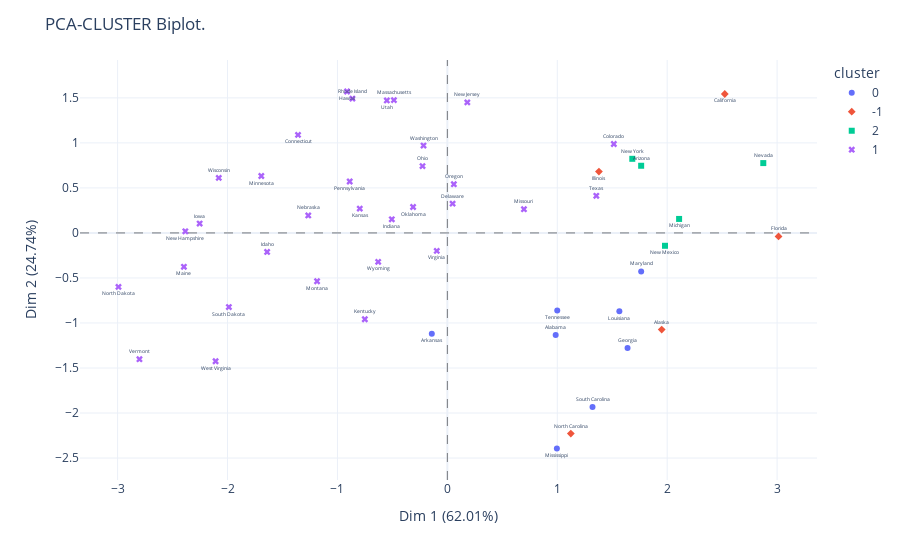

Write notebook code for a chart like this one.
### Code cell
# Plot con 2 clusters.
cluster_biplot(pca, df_usarrests, clustering.labels_, size_text=5)

### Figure 1 — Plotly figure (JSON) as saved in the notebook; plotly's stock layout.template omitted (floating-point values rounded to 4 significant figures)
{"data": [{"hovertemplate": "<b>%{hovertext}</b><br><br>cluster=0<br>x=%{x}<br>y=%{y}<br>Indice=%{text}<extra></extra>", "hovertext": ["Alabama", "Arkansas", "Georgia", "Louisiana", "Maryland", "Mississippi", "South Carolina", "Tennessee"], "legendgroup": "0", "marker": {"color": "#636efa", "symbol": "circle"}, "mode": "markers+text", "name": "0", "orientation": "v", "showlegend": true, "text": ["Alabama", "Arkansas", "Georgia", "Louisiana", "Maryland", "Mississippi", "South Carolina", "Tennessee"], "textfont": {"size": 5}, "textposition": ["top center", "bottom center", "top center", "bottom center", "top center", "bottom center", "top center", "bottom center", "top center", "bottom center", "top center", "bottom center", "top center", "bottom center", "top center", "bottom center", "top center", "bottom center", "top center", "bottom center", "top center", "bottom center", "top center", "bottom center", "top center", "bottom center", "top center", "bottom center", "top center", "bottom center", "top center", "bottom center", "top center", "bottom center", "top center", "bottom center", "top center", "bottom center", "top center", "bottom center", "top center", "bottom center", "top center", "bottom center", "top center", "bottom center", "top center", "bottom center", "top center", "bottom center"], "type": "scatter", "x": [0.9856, -0.1414, 1.639, 1.565, 1.763, 0.9965, 1.321, 0.9997], "xaxis": "x", "y": [-1.133, -1.12, -1.279, -0.8711, -0.4277, -2.394, -1.933, -0.8603], "yaxis": "y"}, {"hovertemplate": "<b>%{hovertext}</b><br><br>cluster=-1<br>x=%{x}<br>y=%{y}<br>Indice=%{text}<extra></extra>", "hovertext": ["Alaska", "California", "Florida", "Illinois", "North Carolina"], "legendgroup": "-1", "marker": {"color": "#EF553B", "symbol": "diamond"}, "mode": "markers+text", "name": "-1", "orientation": "v", "showlegend": true, "text": ["Alaska", "California", "Florida", "Illinois", "North Carolina"], "textfont": {"size": 5}, "textposition": ["top center", "bottom center", "top center", "bottom center", "top center", "bottom center", "top center", "bottom center", "top center", "bottom center", "top center", "bottom center", "top center", "bottom center", "top center", "bottom center", "top center", "bottom center", "top center", "bottom center", "top center", "bottom center", "top center", "bottom center", "top center", "bottom center", "top center", "bottom center", "top center", "bottom center", "top center", "bottom center", "top center", "bottom center", "top center", "bottom center", "top center", "bottom center", "top center", "bottom center", "top center", "bottom center", "top center", "bottom center", "top center", "bottom center", "top center", "bottom center", "top center", "bottom center"], "type": "scatter", "x": [1.95, 2.524, 3.013, 1.379, 1.123], "xaxis": "x", "y": [-1.073, 1.543, -0.03923, 0.6818, -2.228], "yaxis": "y"}, {"hovertemplate": "<b>%{hovertext}</b><br><br>cluster=2<br>x=%{x}<br>y=%{y}<br>Indice=%{text}<extra></extra>", "hovertext": ["Arizona", "Michigan", "Nevada", "New Mexico", "New York"], "legendgroup": "2", "marker": {"color": "#00cc96", "symbol": "square"}, "mode": "markers+text", "name": "2", "orientation": "v", "showlegend": true, "text": ["Arizona", "Michigan", "Nevada", "New Mexico", "New York"], "textfont": {"size": 5}, "textposition": ["top center", "bottom center", "top center", "bottom center", "top center", "bottom center", "top center", "bottom center", "top center", "bottom center", "top center", "bottom center", "top center", "bottom center", "top center", "bottom center", "top center", "bottom center", "top center", "bottom center", "top center", "bottom center", "top center", "bottom center", "top center", "bottom center", "top center", "bottom center", "top center", "bottom center", "top center", "bottom center", "top center", "bottom center", "top center", "bottom center", "top center", "bottom center", "top center", "bottom center", "top center", "bottom center", "top center", "bottom center", "top center", "bottom center", "top center", "bottom center", "top center", "bottom center"], "type": "scatter", "x": [1.763, 2.108, 2.874, 1.98, 1.683], "xaxis": "x", "y": [0.746, 0.1554, 0.7756, -0.1428, 0.8232], "yaxis": "y"}, {"hovertemplate": "<b>%{hovertext}</b><br><br>cluster=1<br>x=%{x}<br>y=%{y}<br>Indice=%{text}<extra></extra>", "hovertext": ["Colorado", "Connecticut", "Delaware", "Hawaii", "Idaho", "Indiana", "Iowa", "Kansas", "Kentucky", "Maine", "Massachusetts", "Minnesota", "Missouri", "Montana", "Nebraska", "New Hampshire", "New Jersey", "North Dakota", "Ohio", "Oklahoma", "Oregon", "Pennsylvania", "Rhode Island", "South Dakota", "Texas", "Utah", "Vermont", "Virginia", "Washington", "West Virginia", "Wisconsin", "Wyoming"], "legendgroup": "1", "marker": {"color": "#ab63fa", "symbol": "x"}, "mode": "markers+text", "name": "1", "orientation": "v", "showlegend": true, "text": ["Colorado", "Connecticut", "Delaware", "Hawaii", "Idaho", "Indiana", "Iowa", "Kansas", "Kentucky", "Maine", "Massachusetts", "Minnesota", "Missouri", "Montana", "Nebraska", "New Hampshire", "New Jersey", "North Dakota", "Ohio", "Oklahoma", "Oregon", "Pennsylvania", "Rhode Island", "South Dakota", "Texas", "Utah", "Vermont", "Virginia", "Washington", "West Virginia", "Wisconsin", "Wyoming"], "textfont": {"size": 5}, "textposition": ["top center", "bottom center", "top center", "bottom center", "top center", "bottom center", "top center", "bottom center", "top center", "bottom center", "top center", "bottom center", "top center", "bottom center", "top center", "bottom center", "top center", "bottom center", "top center", "bottom center", "top center", "bottom center", "top center", "bottom center", "top center", "bottom center", "top center", "bottom center", "top center", "bottom center", "top center", "bottom center", "top center", "bottom center", "top center", "bottom center", "top center", "bottom center", "top center", "bottom center", "top center", "bottom center", "top center", "bottom center", "top center", "bottom center", "top center", "bottom center", "top center", "bottom center"], "type": "scatter", "x": [1.515, -1.359, 0.04771, -0.9127, -1.64, -0.5055, -2.254, -0.7969, -0.7509, -2.397, -0.4862, -1.693, 0.6968, -1.185, -1.266, -2.384, 0.1816, -2.992, -0.226, -0.3118, 0.05912, -0.8884, -0.8638, -1.988, 1.355, -0.5506, -2.801, -0.09633, -0.2169, -2.109, -2.08, -0.6294], "xaxis": "x", "y": [0.9876, 1.089, 0.3254, 1.57, -0.211, 0.1516, 0.1041, 0.2702, -0.9584, -0.3764, 1.474, 0.6323, 0.2634, -0.5369, 0.194, 0.01808, 1.45, -0.5991, 0.7422, 0.2879, 0.5414, 0.5711, 1.492, -0.8233, 0.4125, 1.472, -1.402, -0.1997, 0.9701, -1.425, 0.6113, -0.321], "yaxis": "y"}], "layout": {"legend": {"title": {"text": "cluster"}, "tracegroupgap": 0}, "margin": {"t": 60}, "shapes": [{"line": {"color": "black", "dash": "dash", "width": 0.5}, "type": "line", "x0": 0, "x1": 1, "xref": "x domain", "y0": 0, "y1": 0, "yref": "y"}, {"line": {"color": "black", "dash": "dash", "width": 0.5}, "type": "line", "x0": 0, "x1": 0, "xref": "x", "y0": 0, "y1": 1, "yref": "y domain"}], "title": {"text": "PCA-CLUSTER Biplot."}, "xaxis": {"anchor": "y", "domain": [0, 1], "range": [-3.342, 3.363], "title": {"text": "Dim 1 (62.01%)"}}, "yaxis": {"anchor": "x", "domain": [0, 1], "range": [-2.744, 1.92], "title": {"text": "Dim 2 (24.74%)"}}}}
